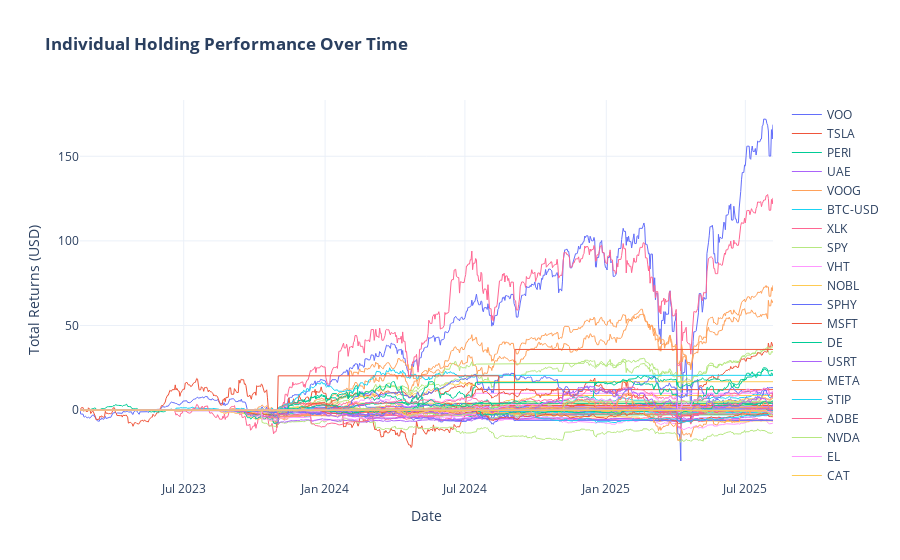

Notebook cell for this chart:
### Markdown cell above
Ensure commissions are factored in. (Current amount excludes commission fee)

### Code cell
fig_holdings = go.Figure()

for symbol in total_returns.columns:
    fig_holdings.add_trace(
        go.Scatter(
            x=total_returns.index,
            y=total_returns[symbol],
            mode="lines",
            name=symbol,
            line=dict(width=1),
        )
    )

fig_holdings.update_layout(
    title_text="<b>Individual Holding Performance Over Time</b>",
    template="plotly_white",
    xaxis_title="Date",
    yaxis_title=f"Total Returns ({config.BASE_CURRENCY})",
)

fig_holdings.show()

### Figure 1 — Plotly figure (JSON) as saved in the notebook; plotly's stock layout.template omitted (floating-point values rounded to 4 significant figures; data arrays with more than 128 entries replaced by an {"elided": "..."} marker saying what was removed)
{"data": [{"line": {"width": 1}, "mode": "lines", "name": "VOO", "type": "scatter", "x": {"elided": "903 str values"}, "y": {"elided": "903 float values"}}, {"line": {"width": 1}, "mode": "lines", "name": "TSLA", "type": "scatter", "x": {"elided": "903 str values"}, "y": {"elided": "903 float values"}}, {"line": {"width": 1}, "mode": "lines", "name": "PERI", "type": "scatter", "x": {"elided": "903 str values"}, "y": {"elided": "903 float values"}}, {"line": {"width": 1}, "mode": "lines", "name": "UAE", "type": "scatter", "x": {"elided": "903 str values"}, "y": {"elided": "903 float values"}}, {"line": {"width": 1}, "mode": "lines", "name": "VOOG", "type": "scatter", "x": {"elided": "903 str values"}, "y": {"elided": "903 float values"}}, {"line": {"width": 1}, "mode": "lines", "name": "BTC-USD", "type": "scatter", "x": {"elided": "903 str values"}, "y": {"elided": "903 float values"}}, {"line": {"width": 1}, "mode": "lines", "name": "XLK", "type": "scatter", "x": {"elided": "903 str values"}, "y": {"elided": "903 float values"}}, {"line": {"width": 1}, "mode": "lines", "name": "SPY", "type": "scatter", "x": {"elided": "903 str values"}, "y": {"elided": "903 float values"}}, {"line": {"width": 1}, "mode": "lines", "name": "VHT", "type": "scatter", "x": {"elided": "903 str values"}, "y": {"elided": "903 float values"}}, {"line": {"width": 1}, "mode": "lines", "name": "NOBL", "type": "scatter", "x": {"elided": "903 str values"}, "y": {"elided": "903 float values"}}, {"line": {"width": 1}, "mode": "lines", "name": "SPHY", "type": "scatter", "x": {"elided": "903 str values"}, "y": {"elided": "903 float values"}}, {"line": {"width": 1}, "mode": "lines", "name": "MSFT", "type": "scatter", "x": {"elided": "903 str values"}, "y": {"elided": "903 float values"}}, {"line": {"width": 1}, "mode": "lines", "name": "DE", "type": "scatter", "x": {"elided": "903 str values"}, "y": {"elided": "903 float values"}}, {"line": {"width": 1}, "mode": "lines", "name": "USRT", "type": "scatter", "x": {"elided": "903 str values"}, "y": {"elided": "903 float values"}}, {"line": {"width": 1}, "mode": "lines", "name": "META", "type": "scatter", "x": {"elided": "903 str values"}, "y": {"elided": "903 float values"}}, {"line": {"width": 1}, "mode": "lines", "name": "STIP", "type": "scatter", "x": {"elided": "903 str values"}, "y": {"elided": "903 float values"}}, {"line": {"width": 1}, "mode": "lines", "name": "ADBE", "type": "scatter", "x": {"elided": "903 str values"}, "y": {"elided": "903 float values"}}, {"line": {"width": 1}, "mode": "lines", "name": "NVDA", "type": "scatter", "x": {"elided": "903 str values"}, "y": {"elided": "903 float values"}}, {"line": {"width": 1}, "mode": "lines", "name": "EL", "type": "scatter", "x": {"elided": "903 str values"}, "y": {"elided": "903 float values"}}, {"line": {"width": 1}, "mode": "lines", "name": "CAT", "type": "scatter", "x": {"elided": "903 str values"}, "y": {"elided": "903 float values"}}, {"line": {"width": 1}, "mode": "lines", "name": "BKNG", "type": "scatter", "x": {"elided": "903 str values"}, "y": {"elided": "903 float values"}}, {"line": {"width": 1}, "mode": "lines", "name": "BA", "type": "scatter", "x": {"elided": "903 str values"}, "y": {"elided": "903 float values"}}, {"line": {"width": 1}, "mode": "lines", "name": "SHOP", "type": "scatter", "x": {"elided": "903 str values"}, "y": {"elided": "903 float values"}}, {"line": {"width": 1}, "mode": "lines", "name": "LUX", "type": "scatter", "x": {"elided": "903 str values"}, "y": {"elided": "903 float values"}}, {"line": {"width": 1}, "mode": "lines", "name": "IBB", "type": "scatter", "x": {"elided": "903 str values"}, "y": {"elided": "903 float values"}}, {"line": {"width": 1}, "mode": "lines", "name": "COIN", "type": "scatter", "x": {"elided": "903 str values"}, "y": {"elided": "903 float values"}}, {"line": {"width": 1}, "mode": "lines", "name": "OCSL", "type": "scatter", "x": {"elided": "903 str values"}, "y": {"elided": "903 float values"}}, {"line": {"width": 1}, "mode": "lines", "name": "TPVG", "type": "scatter", "x": {"elided": "903 str values"}, "y": {"elided": "903 float values"}}, {"line": {"width": 1}, "mode": "lines", "name": "GSBD", "type": "scatter", "x": {"elided": "903 str values"}, "y": {"elided": "903 float values"}}, {"line": {"width": 1}, "mode": "lines", "name": "NVO", "type": "scatter", "x": {"elided": "903 str values"}, "y": {"elided": "903 float values"}}, {"line": {"width": 1}, "mode": "lines", "name": "LLY", "type": "scatter", "x": {"elided": "903 str values"}, "y": {"elided": "903 float values"}}, {"line": {"width": 1}, "mode": "lines", "name": "TQQQ", "type": "scatter", "x": {"elided": "903 str values"}, "y": {"elided": "903 float values"}}, {"line": {"width": 1}, "mode": "lines", "name": "MOAT", "type": "scatter", "x": {"elided": "903 str values"}, "y": {"elided": "903 float values"}}, {"line": {"width": 1}, "mode": "lines", "name": "BRW", "type": "scatter", "x": {"elided": "903 str values"}, "y": {"elided": "903 float values"}}, {"line": {"width": 1}, "mode": "lines", "name": "CLM", "type": "scatter", "x": {"elided": "903 str values"}, "y": {"elided": "903 float values"}}, {"line": {"width": 1}, "mode": "lines", "name": "SPXL", "type": "scatter", "x": {"elided": "903 str values"}, "y": {"elided": "903 float values"}}, {"line": {"width": 1}, "mode": "lines", "name": "GOF", "type": "scatter", "x": {"elided": "903 str values"}, "y": {"elided": "903 float values"}}, {"line": {"width": 1}, "mode": "lines", "name": "CEFS", "type": "scatter", "x": {"elided": "903 str values"}, "y": {"elided": "903 float values"}}, {"line": {"width": 1}, "mode": "lines", "name": "ALDAR", "type": "scatter", "x": {"elided": "903 str values"}, "y": {"elided": "903 float values"}}, {"line": {"width": 1}, "mode": "lines", "name": "BURJEEL", "type": "scatter", "x": {"elided": "903 str values"}, "y": {"elided": "903 float values"}}, {"line": {"width": 1}, "mode": "lines", "name": "CHADX15", "type": "scatter", "x": {"elided": "903 str values"}, "y": {"elided": "903 float values"}}, {"line": {"width": 1}, "mode": "lines", "name": "IHC", "type": "scatter", "x": {"elided": "903 str values"}, "y": {"elided": "903 float values"}}, {"line": {"width": 1}, "mode": "lines", "name": "EMAAR", "type": "scatter", "x": {"elided": "903 str values"}, "y": {"elided": "903 float values"}}, {"line": {"width": 1}, "mode": "lines", "name": "MULTIPLY", "type": "scatter", "x": {"elided": "903 str values"}, "y": {"elided": "903 float values"}}, {"line": {"width": 1}, "mode": "lines", "name": "ASM", "type": "scatter", "x": {"elided": "903 str values"}, "y": {"elided": "903 float values"}}, {"line": {"width": 1}, "mode": "lines", "name": "AMR", "type": "scatter", "x": {"elided": "903 str values"}, "y": {"elided": "903 float values"}}, {"line": {"width": 1}, "mode": "lines", "name": "AMZN", "type": "scatter", "x": {"elided": "903 str values"}, "y": {"elided": "903 float values"}}, {"line": {"width": 1}, "mode": "lines", "name": "INDA", "type": "scatter", "x": {"elided": "903 str values"}, "y": {"elided": "903 float values"}}, {"line": {"width": 1}, "mode": "lines", "name": "VBK", "type": "scatter", "x": {"elided": "903 str values"}, "y": {"elided": "903 float values"}}, {"line": {"width": 1}, "mode": "lines", "name": "PAK", "type": "scatter", "x": {"elided": "903 str values"}, "y": {"elided": "903 float values"}}, {"line": {"width": 1}, "mode": "lines", "name": "KSA", "type": "scatter", "x": {"elided": "903 str values"}, "y": {"elided": "903 float values"}}, {"line": {"width": 1}, "mode": "lines", "name": "IJR", "type": "scatter", "x": {"elided": "903 str values"}, "y": {"elided": "903 float values"}}, {"line": {"width": 1}, "mode": "lines", "name": "MCHI", "type": "scatter", "x": {"elided": "903 str values"}, "y": {"elided": "903 float values"}}, {"line": {"width": 1}, "mode": "lines", "name": "SPSM", "type": "scatter", "x": {"elided": "903 str values"}, "y": {"elided": "903 float values"}}, {"line": {"width": 1}, "mode": "lines", "name": "EWJ", "type": "scatter", "x": {"elided": "903 str values"}, "y": {"elided": "903 float values"}}, {"line": {"width": 1}, "mode": "lines", "name": "MBB", "type": "scatter", "x": {"elided": "903 str values"}, "y": {"elided": "903 float values"}}, {"line": {"width": 1}, "mode": "lines", "name": "IPO", "type": "scatter", "x": {"elided": "903 str values"}, "y": {"elided": "903 float values"}}, {"line": {"width": 1}, "mode": "lines", "name": "ARKK", "type": "scatter", "x": {"elided": "903 str values"}, "y": {"elided": "903 float values"}}, {"line": {"width": 1}, "mode": "lines", "name": "XLF", "type": "scatter", "x": {"elided": "903 str values"}, "y": {"elided": "903 float values"}}, {"line": {"width": 1}, "mode": "lines", "name": "VXUS", "type": "scatter", "x": {"elided": "903 str values"}, "y": {"elided": "903 float values"}}, {"line": {"width": 1}, "mode": "lines", "name": "ROM", "type": "scatter", "x": {"elided": "903 str values"}, "y": {"elided": "903 float values"}}, {"line": {"width": 1}, "mode": "lines", "name": "ARM", "type": "scatter", "x": {"elided": "903 str values"}, "y": {"elided": "903 float values"}}, {"line": {"width": 1}, "mode": "lines", "name": "RYAAY", "type": "scatter", "x": {"elided": "903 str values"}, "y": {"elided": "903 float values"}}, {"line": {"width": 1}, "mode": "lines", "name": "APO", "type": "scatter", "x": {"elided": "903 str values"}, "y": {"elided": "903 float values"}}, {"line": {"width": 1}, "mode": "lines", "name": "KKR", "type": "scatter", "x": {"elided": "903 str values"}, "y": {"elided": "903 float values"}}, {"line": {"width": 1}, "mode": "lines", "name": "JPMB", "type": "scatter", "x": {"elided": "903 str values"}, "y": {"elided": "903 float values"}}, {"line": {"width": 1}, "mode": "lines", "name": "SMOT", "type": "scatter", "x": {"elided": "903 str values"}, "y": {"elided": "903 float values"}}, {"line": {"width": 1}, "mode": "lines", "name": "XLV", "type": "scatter", "x": {"elided": "903 str values"}, "y": {"elided": "903 float values"}}, {"line": {"width": 1}, "mode": "lines", "name": "BRK-B", "type": "scatter", "x": {"elided": "903 str values"}, "y": {"elided": "903 float values"}}, {"line": {"width": 1}, "mode": "lines", "name": "BX", "type": "scatter", "x": {"elided": "903 str values"}, "y": {"elided": "903 float values"}}], "layout": {"title": {"text": "<b>Individual Holding Performance Over Time</b>"}, "xaxis": {"title": {"text": "Date"}}, "yaxis": {"title": {"text": "Total Returns (USD)"}}}}
